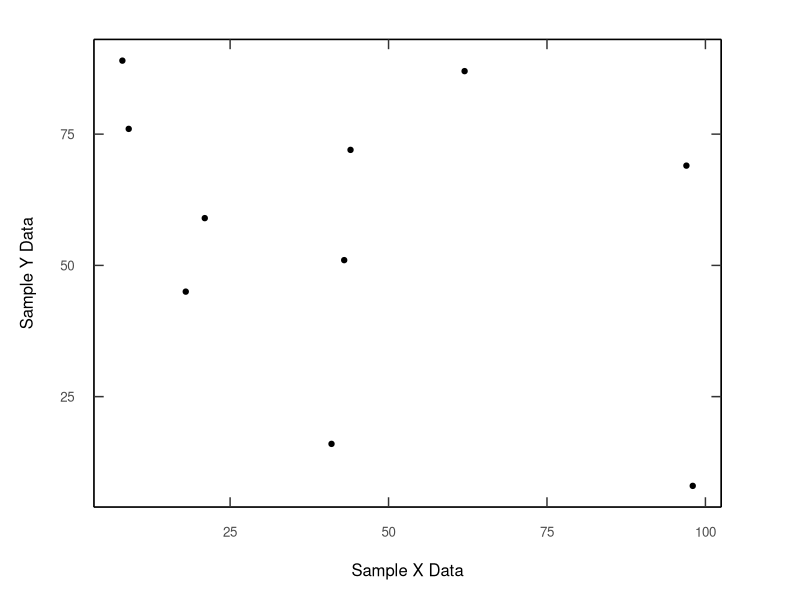
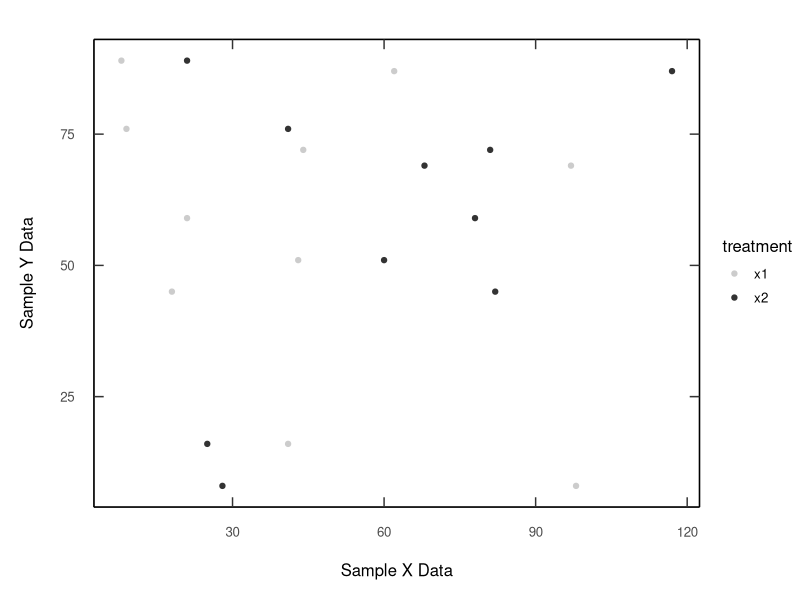
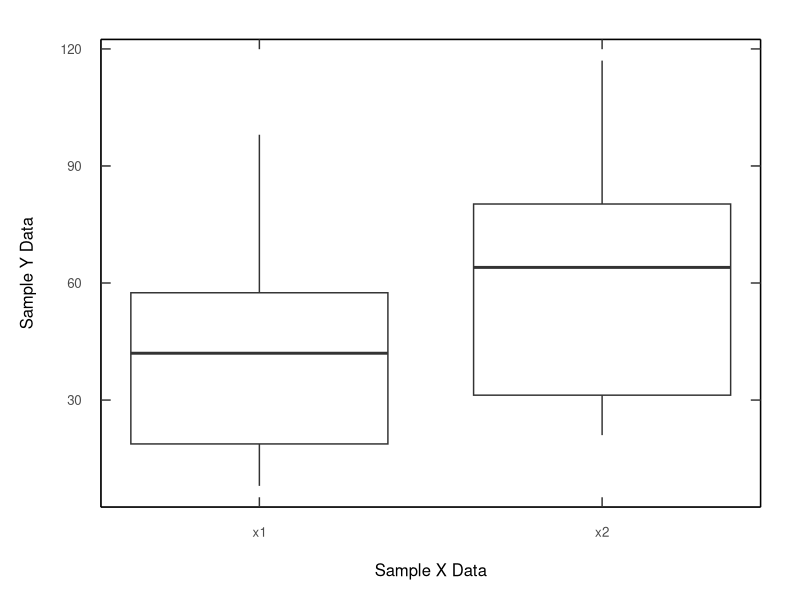
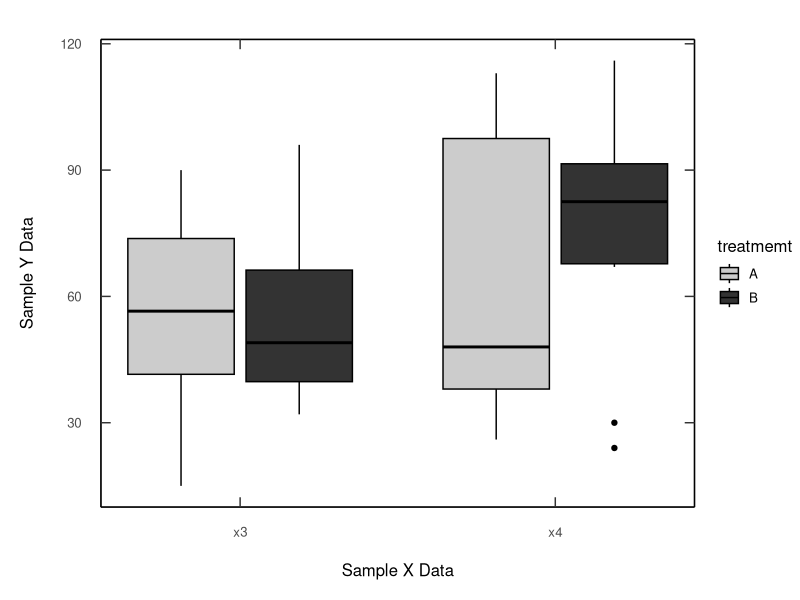
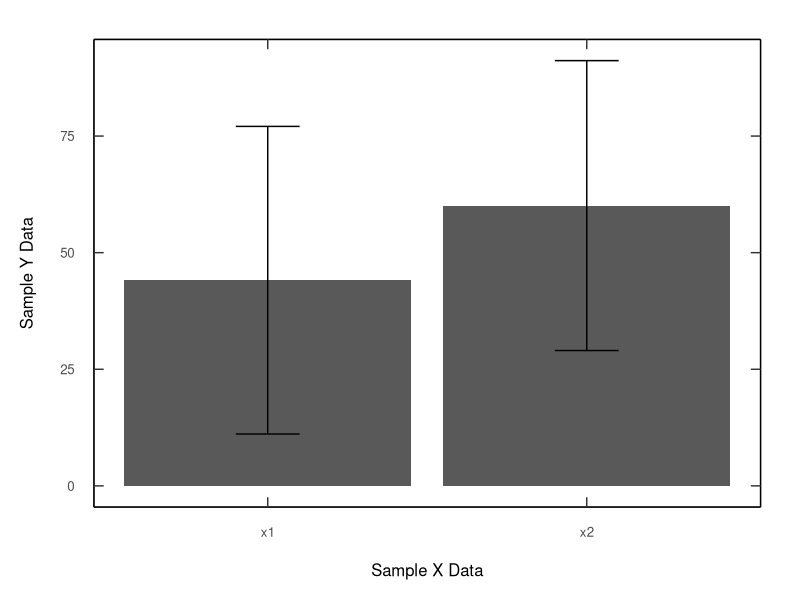
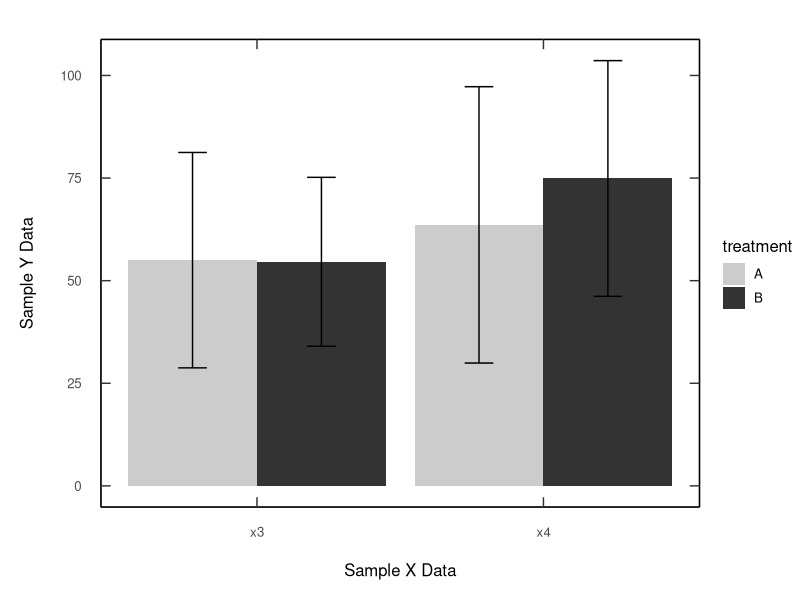
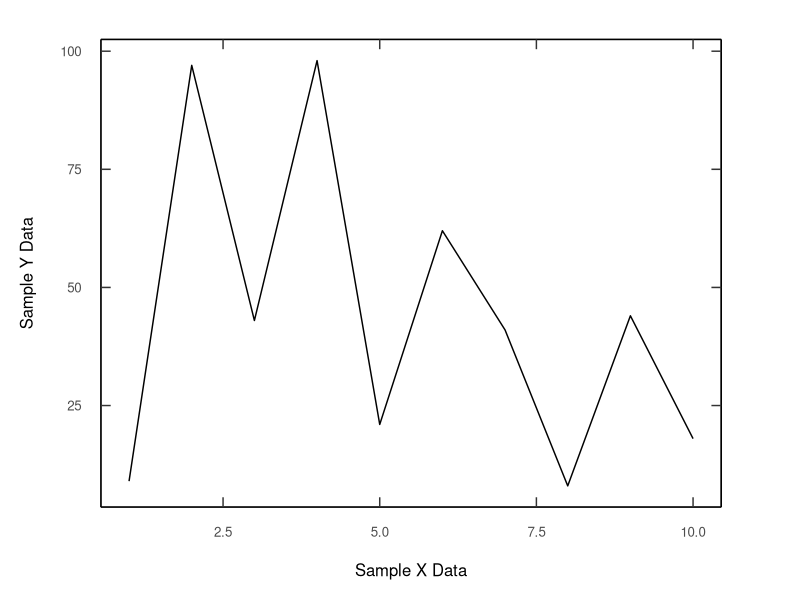
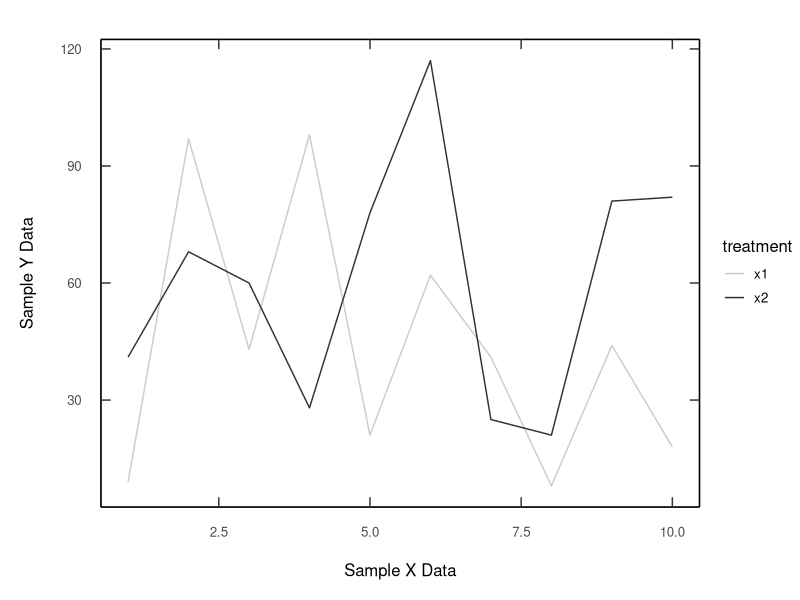

These figures' R source, in order:



library(ggplot2)
library(dplyr)
library(tidyr)
library(plyr)

#################################################################################################
# Sample Data


x1 <- sample.int(100,10)
x2 <- sample.int(100,10)+20


y <- sample.int(100,10)


x3 <- sample.int(100,20)
x4 <- sample.int(100,20)+20
treatment <- append(rep("A",10),rep("B",10))

index = array(1:10)


xdf0 <- data.frame(x1,y)
xdf1 <- data.frame(x1,x2,y)
xdf2 <- data.frame(x1,x2)
xdf3 <- data.frame(x3,x4,treatment)
xdf4 <- data.frame(index,x1)
xdf5 <- data.frame(index,x1,x2)

write.csv(xdf0,'./xdf0.csv')
write.csv(xdf1,'./xdf1.csv')
write.csv(xdf2,'./xdf2.csv')
write.csv(xdf3,'./xdf3.csv')
write.csv(xdf4,'./xdf4.csv')
write.csv(xdf5,'./xdf5.csv')


x1label = 'Sample X Data'
x2label = 'Sample X2 Data'
ylabel = 'Sample Y Data'

################################################################################################


## ------------------------------------------------------------------------
# Sample scatter plot with one variable

# Input data ####################################
indata <- xdf0

fname <- 'Scatter.pdf'

xlabel <- 'Sample X Data'
ylabel <- 'Sample Y Data'

#################################################




out <- paste(fname)
pdf(out,width=7.5,height=5)

gg = ggplot(indata, aes_string(x=colnames(indata)[1], y = colnames(indata)[2])) + geom_point()

gg <- gg + theme_bw() + 
          theme(panel.grid.major = element_blank(),
                panel.grid.minor = element_blank(),
                axis.line = element_line(colour = "black"))

gg <- gg + theme(axis.ticks.length=unit(-0.25, "cm"), 
                 axis.text.x = element_text(margin=unit(c(0.5,0.5,0.5,0.5), "cm")), 
                 axis.text.y = element_text(margin=unit(c(0.5,0.5,0.5,0.5), "cm")),
                 text=element_text(size=12))


gg <- gg + scale_x_continuous(sec.axis = dup_axis(labels=NULL,name = waiver()))
gg <- gg + scale_y_continuous(sec.axis = dup_axis(labels=NULL,name = waiver()))

gg <- gg + theme(plot.margin=margin(1,2,0.5,0.5,"cm"))


gg <- gg + xlab(xlabel) + ylab(ylabel)


gg

dev.off()


## ------------------------------------------------------------------------
# Sample scatter plot with two variables

# Input data ####################################
indata <- xdf1 %>%
  gather(treatment,classval,-y) # specify column name of response variable=y
                                #specify column name of treatment variable=treatment


fname <- 'Scatter2.pdf'

xlabel <- 'Sample X Data'
ylabel <- 'Sample Y Data'

#################################################



out <- paste(fname)
pdf(out,width=7.5,height=5)

gg = ggplot(indata, aes_string(x = colnames(indata)[3], 
                               y = colnames(indata)[1],
                               color=colnames(indata)[2])) + 
                                geom_point()

gg <- gg + theme_bw() + 
          theme(panel.grid.major = element_blank(),
                panel.grid.minor = element_blank(),
                axis.line = element_line(colour = "black"))

gg <- gg + theme(axis.ticks.length=unit(-0.25, "cm"), 
                 axis.text.x = element_text(margin=unit(c(0.5,0.5,0.5,0.5), "cm")), 
                 axis.text.y = element_text(margin=unit(c(0.5,0.5,0.5,0.5), "cm")),
                 text=element_text(size=12)) +
            scale_color_grey(start=0.8, end=0.2)

gg <- gg + scale_x_continuous(sec.axis = dup_axis(labels=NULL,name = waiver()))
gg <- gg + scale_y_continuous(sec.axis = dup_axis(labels=NULL,name = waiver()))

gg <- gg + theme(plot.margin=margin(1,0,0.5,0.5,"cm"))


gg <- gg + xlab(xlabel) + ylab(ylabel)


gg

dev.off()


## ------------------------------------------------------------------------
# Sample box plot with one treatment

# Input data ####################################
indata <- xdf2 %>%
  gather(classname,classval)

fname <- 'Box.pdf'

xlabel <- 'Sample X Data'
ylabel <- 'Sample Y Data'

#################################################


out <- paste(fname)
pdf(out,width=7.5,height=5)

labels <- unique(indata[,1])
labeldf <- data.frame(classname=labels,"labelind"=array(1:length(labels)))

indata <- merge(indata,labeldf,by=colnames(indata)[1])

gg = ggplot(indata, aes(x = labelind, y = classval,group=labelind)) + geom_boxplot()

gg <- gg + theme_bw() + 
          theme(panel.grid.major = element_blank(),
                panel.grid.minor = element_blank(),
                axis.line = element_line(colour = "black"))

gg <- gg + theme(axis.ticks.length=unit(-0.25, "cm"), 
                 axis.text.x = element_text(margin=unit(c(0.5,0.5,0.5,0.5), "cm")), 
                 axis.text.y = element_text(margin=unit(c(0.5,0.5,0.5,0.5), "cm")),
                 text=element_text(size=12))



gg <- gg + scale_x_continuous(breaks=unique(indata$labelind),
                              labels=labels,
                              sec.axis = dup_axis(labels=NULL,name = waiver()))
gg <- gg + scale_y_continuous(sec.axis = dup_axis(labels=NULL,name = waiver()))

gg <- gg + theme(plot.margin=margin(1,1,0.5,0.5,"cm"))


gg <- gg + xlab(xlabel) + ylab(ylabel)


gg


dev.off()


## ------------------------------------------------------------------------
# Sample box plot with two treatments

# Input data ####################################
indata <- xdf3 %>%
  gather(classname,classval,-treatment) 
treatmentname = "treatmemt" #Specify name of treatment column = "treatment"

fname <- 'Box2.pdf'

xlabel <- 'Sample X Data'
ylabel <- 'Sample Y Data'

#################################################

out <- paste(fname)
pdf(out,width=7.5,height=5)

labels <- unique(indata$classname)
labeldf <- data.frame("classname"=labels,"labelind"=array(1:length(labels)))
indata <- merge(indata,labeldf,by="classname")

gg = ggplot(data=indata, aes(x = labelind, y = classval,group=interaction(labelind,treatment),
                             fill=treatment)) + geom_boxplot(color='black')

gg <- gg + theme_bw() + 
          theme(panel.grid.major = element_blank(),
                panel.grid.minor = element_blank(),
                axis.line = element_line(colour = "black"))

gg <- gg + theme(axis.ticks.length=unit(-0.25, "cm"), 
                 axis.text.x = element_text(margin=unit(c(0.5,0.5,0.5,0.5), "cm")), 
                 axis.text.y = element_text(margin=unit(c(0.5,0.5,0.5,0.5), "cm")),
                 text=element_text(size=12)) +
            scale_fill_grey(start=0.8, end=0.2)




gg <- gg + scale_x_continuous(breaks=unique(indata$labelind),
                              labels=labels,
                              sec.axis = dup_axis(labels=NULL,name = waiver()))
gg <- gg + scale_y_continuous(sec.axis = dup_axis(labels=NULL,name = waiver()))

gg <- gg + theme(plot.margin=margin(1,0,0.5,0.5,"cm"))


gg <- gg + xlab(xlabel) + ylab(ylabel)


gg <- gg + guides(fill=guide_legend(title=treatmentname))

gg

dev.off()


## ------------------------------------------------------------------------
# Sample bar chart with one treatment

# Input data ####################################
indata <- xdf2 %>%
  gather(classname,classval)


fname <- 'Bar.pdf'

xlabel <- 'Sample X Data'
ylabel <- 'Sample Y Data'

#################################################


meandf <- aggregate(indata$classval,list(indata$classname),mean)
meandf <- plyr::rename(meandf,c("Group.1"="classname","x"="classval"))

sddf <- aggregate(indata$classval,list(indata$classname),sd)
sddf <- plyr::rename(sddf,c("Group.1"="classname","x"="sd"))

indata <- merge(meandf,sddf,by="classname")

out <- paste(fname)
pdf(out,width=7.5,height=5)

labels <- unique(indata$classname)
labeldf <- data.frame("classname"=labels,"labelind"=array(1:length(labels)))
indata <- merge(indata,labeldf,by="classname")

gg = ggplot(indata, aes(x = labelind, y = classval)) + geom_bar(stat='identity') +
      geom_errorbar(aes(ymin=classval-sd,ymax=classval+sd),width=0.2)

gg <- gg + theme_bw() + 
          theme(panel.grid.major = element_blank(),
                panel.grid.minor = element_blank(),
                axis.line = element_line(colour = "black"))

gg <- gg + theme(axis.ticks.length=unit(-0.25, "cm"), 
                 axis.text.x = element_text(margin=unit(c(0.5,0.5,0.5,0.5), "cm")), 
                 axis.text.y = element_text(margin=unit(c(0.5,0.5,0.5,0.5), "cm")),
                 text=element_text(size=12))



gg <- gg + scale_x_continuous(breaks=unique(indata$labelind),
                              labels=labels,
                              sec.axis = dup_axis(labels=NULL,name = waiver()))
gg <- gg + scale_y_continuous(sec.axis = dup_axis(labels=NULL,name = waiver()))

gg <- gg + theme(plot.margin=margin(1,1,0.5,0.5,"cm"))


gg <- gg + xlab(xlabel) + ylab(ylabel)


gg


dev.off()


## ------------------------------------------------------------------------
#Sample bar chart with two treatments

# Input data ####################################
indata <- xdf3 %>%
  gather(classname,classval,-treatment) 
treatmentname = "treatment" #Specify name of treatment column = treatment

fname <- 'Bar2.pdf'

xlabel <- 'Sample X Data'
ylabel <- 'Sample Y Data'

#################################################


meandf <- aggregate(classval~classname+treatment,indata,mean)


sddf <- aggregate(classval~classname+treatment,indata,sd)

indata <- merge(meandf,sddf,by=c("classname","treatment"))

indata <- plyr::rename(indata,c("classname"="classname",
                                "treatment"="treatment",
                                "classval.x"="classval",
                                "classval.y"="sd"))


out <- paste(fname)
pdf(out,width=7.5,height=5)

labels <- unique(indata$classname)
labeldf <- data.frame("classname"=labels,"labelind"=array(1:length(labels)))
indata <- merge(indata,labeldf,by="classname")

gg = ggplot(indata, aes(x = labelind, y = classval,
                             fill=treatment)) + 
      geom_bar(stat='identity',position=position_dodge()) +
      geom_errorbar(aes(ymin=classval-sd,ymax=classval+sd),width=0.2,
                    position=position_dodge(0.9))

gg <- gg + theme_bw() + 
          theme(panel.grid.major = element_blank(),
                panel.grid.minor = element_blank(),
                axis.line = element_line(colour = "black")) +
          scale_fill_grey(start=0.8, end=0.2)

gg <- gg + theme(axis.ticks.length=unit(-0.25, "cm"), 
                 axis.text.x = element_text(margin=unit(c(0.5,0.5,0.5,0.5), "cm")), 
                 axis.text.y = element_text(margin=unit(c(0.5,0.5,0.5,0.5), "cm")),
                 text=element_text(size=12))



gg <- gg + scale_x_continuous(breaks=unique(indata$labelind),
                              labels=labels,
                              sec.axis = dup_axis(labels=NULL,name = waiver()))
gg <- gg + scale_y_continuous(sec.axis = dup_axis(labels=NULL,name = waiver()))

gg <- gg + theme(plot.margin=margin(1,0,0.5,0.5,"cm"))


gg <- gg + xlab(xlabel) + ylab(ylabel)


gg <- gg + guides(fill=guide_legend(title=treatmentname))

gg


dev.off()


## ------------------------------------------------------------------------
# Sample line chart with one variable


# Input data ####################################
indata <- xdf4

fname <- 'Line.pdf'

xlabel <- 'Sample X Data'
ylabel <- 'Sample Y Data'

#################################################


out <- paste(fname)
pdf(out,width=7.5,height=5)

gg = ggplot(indata, aes_string(x=colnames(indata)[1],y=colnames(indata)[2])) + geom_line()

gg <- gg + theme_bw() + 
          theme(panel.grid.major = element_blank(),
                panel.grid.minor = element_blank(),
                axis.line = element_line(colour = "black"))

gg <- gg + theme(axis.ticks.length=unit(-0.25, "cm"), 
                 axis.text.x = element_text(margin=unit(c(0.5,0.5,0.5,0.5), "cm")), 
                 axis.text.y = element_text(margin=unit(c(0.5,0.5,0.5,0.5), "cm")),
                 text=element_text(size=12))


gg <- gg + scale_x_continuous(sec.axis = dup_axis(labels=NULL,name = waiver()))
gg <- gg + scale_y_continuous(sec.axis = dup_axis(labels=NULL,name = waiver()))

gg <- gg + theme(plot.margin=margin(1,2,0.5,0.5,"cm"))


gg <- gg + xlab(xlabel) + ylab(ylabel)


gg

dev.off()




## ------------------------------------------------------------------------
# Sample line chart with two variables

# Input data ####################################
indata <- xdf5 %>%
  gather(treatment,classval,-index) # specify column name of x variable=index
                                    #specify column name of treatment variable=treatment 


fname <- 'Line2.pdf'

xlabel <- 'Sample X Data'
ylabel <- 'Sample Y Data'

#################################################



out <- paste(fname)
pdf(out,width=7.5,height=5)

gg = ggplot(indata, aes_string(y=colnames(indata)[3],x=colnames(indata)[1],color=colnames(indata)[2])) + geom_line()

gg <- gg + theme_bw() + 
          theme(panel.grid.major = element_blank(),
                panel.grid.minor = element_blank(),
                axis.line = element_line(colour = "black"))

gg <- gg + theme(axis.ticks.length=unit(-0.25, "cm"), 
                 axis.text.x = element_text(margin=unit(c(0.5,0.5,0.5,0.5), "cm")), 
                 axis.text.y = element_text(margin=unit(c(0.5,0.5,0.5,0.5), "cm")),
                 text=element_text(size=12)) + 
            scale_color_grey(start=0.8, end=0.2)


gg <- gg + scale_x_continuous(sec.axis = dup_axis(labels=NULL,name = waiver()))
gg <- gg + scale_y_continuous(sec.axis = dup_axis(labels=NULL,name = waiver()))

gg <- gg + theme(plot.margin=margin(1,0,0.5,0.5,"cm"))


gg <- gg + xlab(xlabel) + ylab(ylabel)


gg

dev.off()


